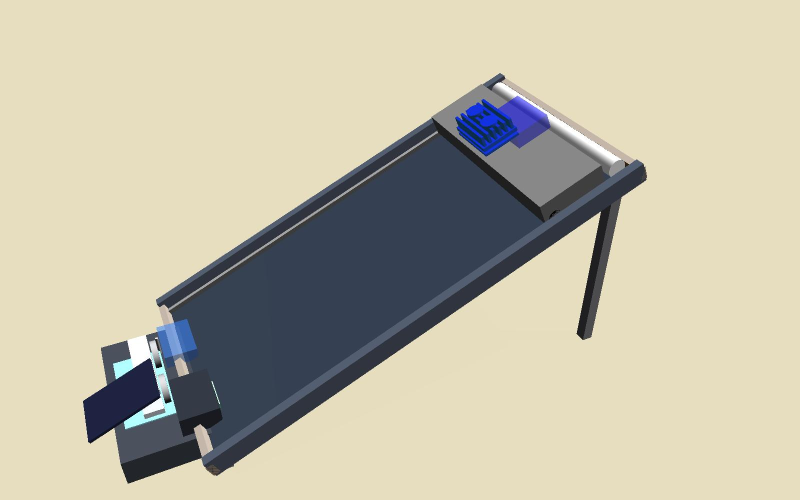
#> input picture exhibition/iso_base.png, 1600 x 1000 px (shown at 1/2 size)
$ python label_isometric.py
#> lines starting #> are read from the running program, lines starting #| are printed output that depends on the picture
"""Draw silica-gel-correct callouts on the clean isometric Gazebo render (shot_wide.png).

Produces exhibition/fig_system_labeled.png — the labeled isometric front-up-side view of
the system, used as the poster's Fig 1. Tip coordinates are in ORIGINAL 1600x1000 pixels;
the script pads the canvas so edge labels have room.
"""
from PIL import Image, ImageDraw, ImageFont

SRC = "iso_base.png"          # = gazebo/pvbot_description/shot_wide.png (1600x1000)
OUT = "fig_system_labeled.png"
PAD = 130
NAVY = (11, 42, 74)
GOLD = (244, 163, 0)
WHITE = (255, 255, 255)

def font(sz, bold=True):
    path = "C:/Windows/Fonts/arialbd.ttf" if bold else "C:/Windows/Fonts/arial.ttf"
    return ImageFont.truetype(path, sz)

F = font(34)

# (label text, tip x, tip y  [in ORIGINAL px], box center x, box center y [in PADDED px])
LABELS = [
    ("Solar-regenerated\nsilica-gel adsorber", 955, 255,  330, 150),
    ("Microfibre roller\n+ spray bar",        1110, 300, 1640, 165),
    ("Gantry carriage\n(rail-driven)",        1000, 360, 1660, 470),
    ("Support frame",                         1190, 545, 1690, 800),
    ("PV panel (24° tilt)",               690, 520,  860, 1180),
    ("Guide rails",                            560, 360,  250, 690),
]

base = Image.open(SRC).convert("RGB")
#> base is the input picture: PIL image 1600x1000 RGB; mean R, G, B 191.3, 186.6, 167.2
bg = base.getpixel((5, 5))
#> bg = (231, 222, 191)
canvas = Image.new("RGB", (base.width + 2 * PAD, base.height + 2 * PAD), bg)
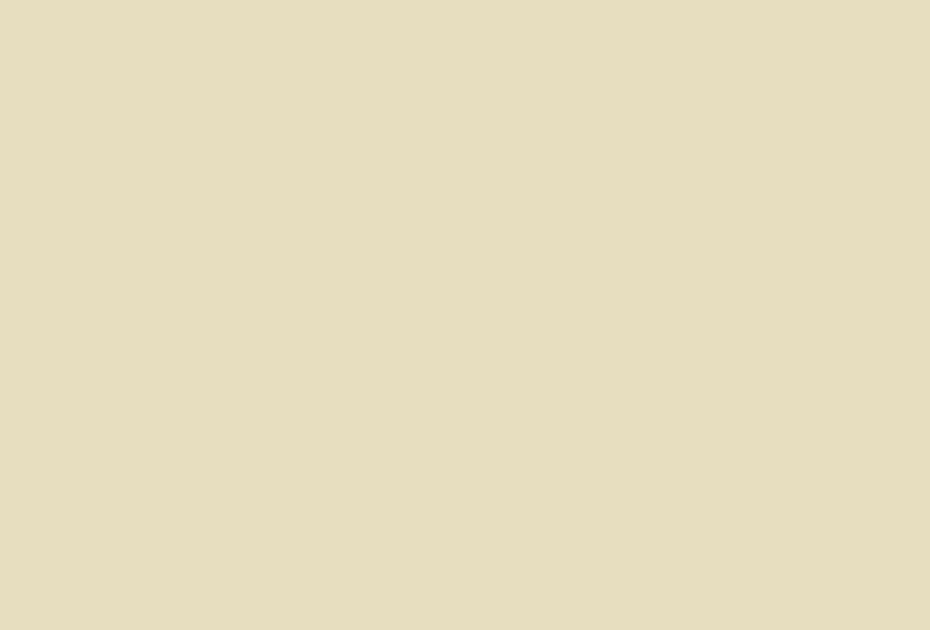
#> canvas: PIL image 1860x1260 RGB (shown at 1/2 size); mean R, G, B 231, 222, 191
canvas.paste(base, (PAD, PAD))
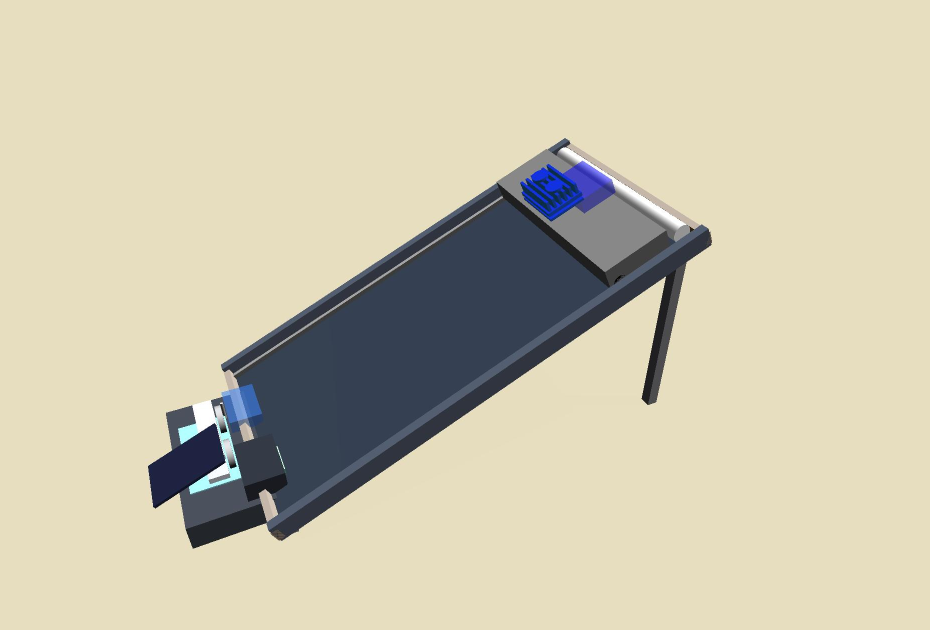
#> canvas: PIL image 1860x1260 RGB (shown at 1/2 size); mean R, G, B 203.9, 197.8, 174.8
d = ImageDraw.Draw(canvas)

def box_for(text, cx, cy):
    bb = d.multiline_textbbox((0, 0), text, font=F, align="center", spacing=6)
    w, h = bb[2] - bb[0], bb[3] - bb[1]
    padx, pady = 22, 16
    return [cx - w/2 - padx, cy - h/2 - pady, cx + w/2 + padx, cy + h/2 + pady], (w, h)

# 1) leader lines (box centre -> tip); covered by the box later so they emanate from its edge
for text, tx, ty, cx, cy in LABELS:
    d.line([(cx, cy), (tx + PAD, ty + PAD)], fill=NAVY, width=5)
# 2) tip dots
for text, tx, ty, cx, cy in LABELS:
    r = 9
    d.ellipse([tx+PAD-r, ty+PAD-r, tx+PAD+r, ty+PAD+r], fill=GOLD, outline=NAVY, width=3)
# 3) boxes + text
for text, tx, ty, cx, cy in LABELS:
    rect, _ = box_for(text, cx, cy)
    d.rounded_rectangle(rect, radius=14, fill=WHITE, outline=NAVY, width=4)
    d.multiline_text((cx, cy), text, font=F, fill=NAVY, anchor="mm",
                     align="center", spacing=6)
#> this loop made 6 passes
#> (bb in box_for, w in box_for, h in box_for, rect) on passes 1 to 6: ((0, 6, 312, 77), 312, 71, [152, 98.5, 508, 201.5]), ((0, 6, 267, 77), 267, 71, [1484.5, 113.5, 1795.5, 216.5]), ((0, 6, 267, 74), 267, 68, [1504.5, 420, 1815.5, 520]), ((0, 6, 246, 39), 246, 33, [1545, 767.5, 1835, 832.5]), ((0, 6, 303, 39), 303, 33, [686.5, 1147.5, 1033.5, 1212.5]), ((0, 6, 182, 32), 182, 26, [137, 661, 363, 719])

canvas.save(OUT)
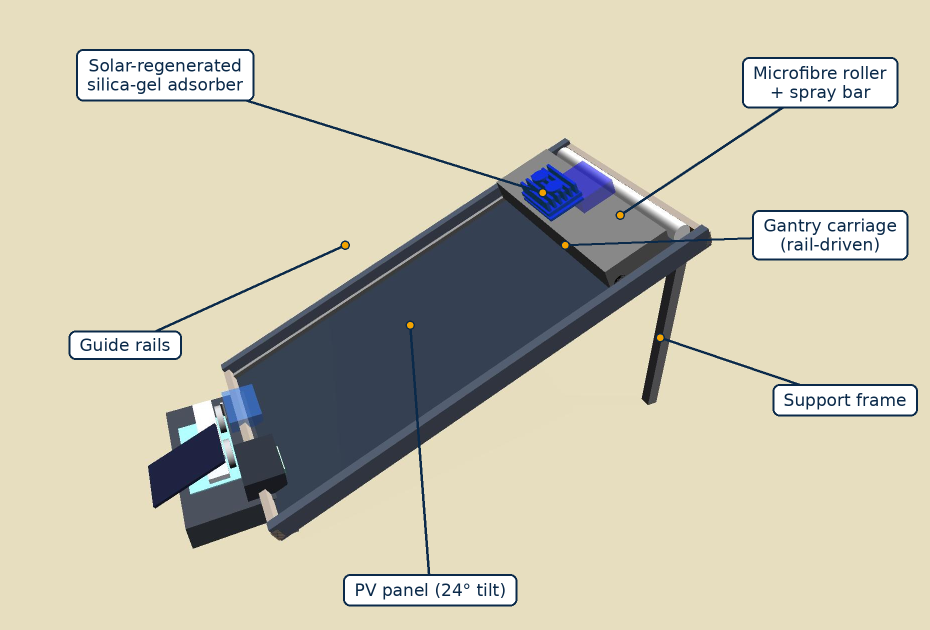
#> saved as fig_system_labeled.png: PIL image 1860x1260 RGB (shown at 1/2 size); mean R, G, B 201, 196.2, 175.8
print("saved", OUT, canvas.size)
#| saved fig_system_labeled.png (1860, 1260)
